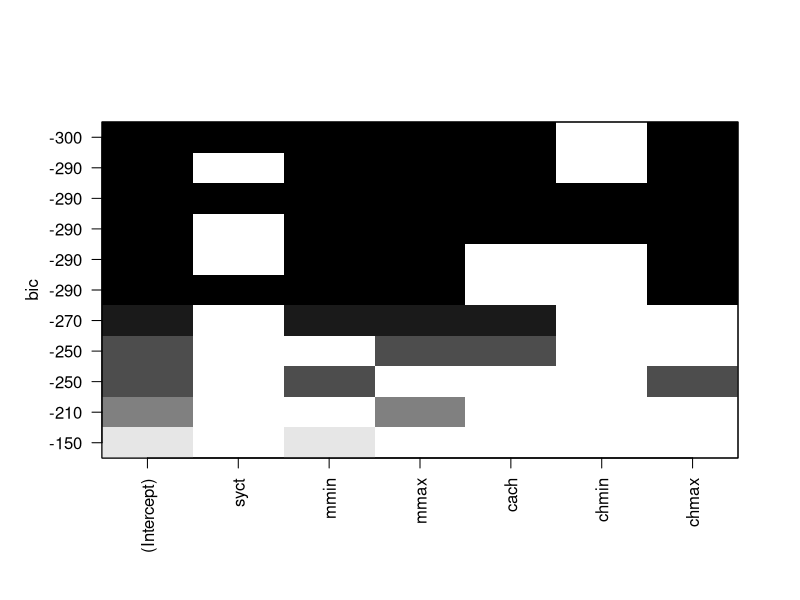
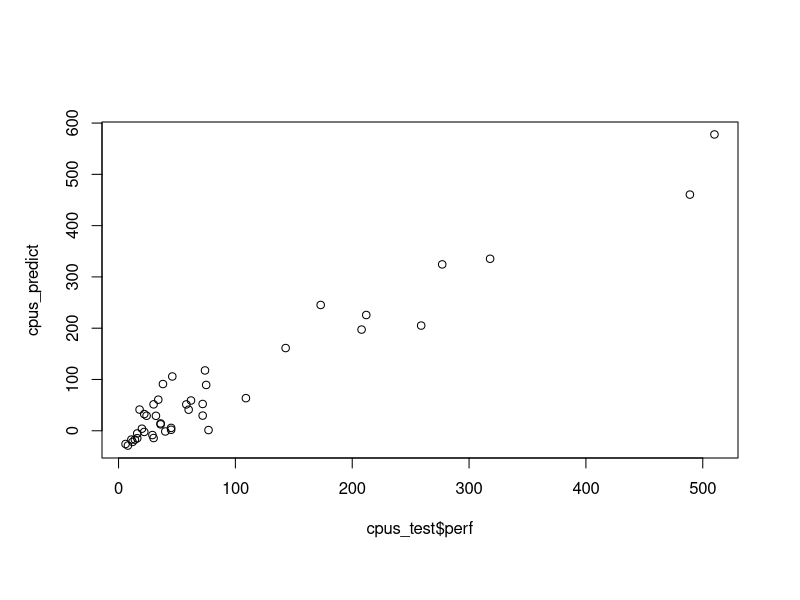

Reproduce these figures in R, in order.
#6
library(tidyr)
library(dplyr)
library(ggplot2)


library(MASS)
data(cpus)
#这一题的思路由蒋浩同学提供
sample_index <- sample(nrow(cpus),nrow(cpus)*0.8)
cpus_train <- cpus[sample_index,]
cpus_test  <- cpus[-sample_index,]

library(leaps)
subset_result <- regsubsets(perf~ syct+mmin+mmax+cach+chmin+chmax, data=cpus_train,
                            nbest=2, nvmax = 6)
plot(subset_result, scale="bic")

#2
model_cpus <- lm( perf ~ syct+mmin+mmax+cach+chmax, data=cpus_train )
#predict函数是蒋浩同学讲解的
cpus_predict <- predict(model_cpus,cpus_test)
plot(cpus_test$perf, cpus_predict)

#求相对平均偏差是蒋浩同学讲解
mean_bias<-(mean(cpus_predict) - mean(cpus_test$perf))/
  mean(cpus_test$perf)*100
print(paste("The relative average deviation is",mean_bias,"%"))
